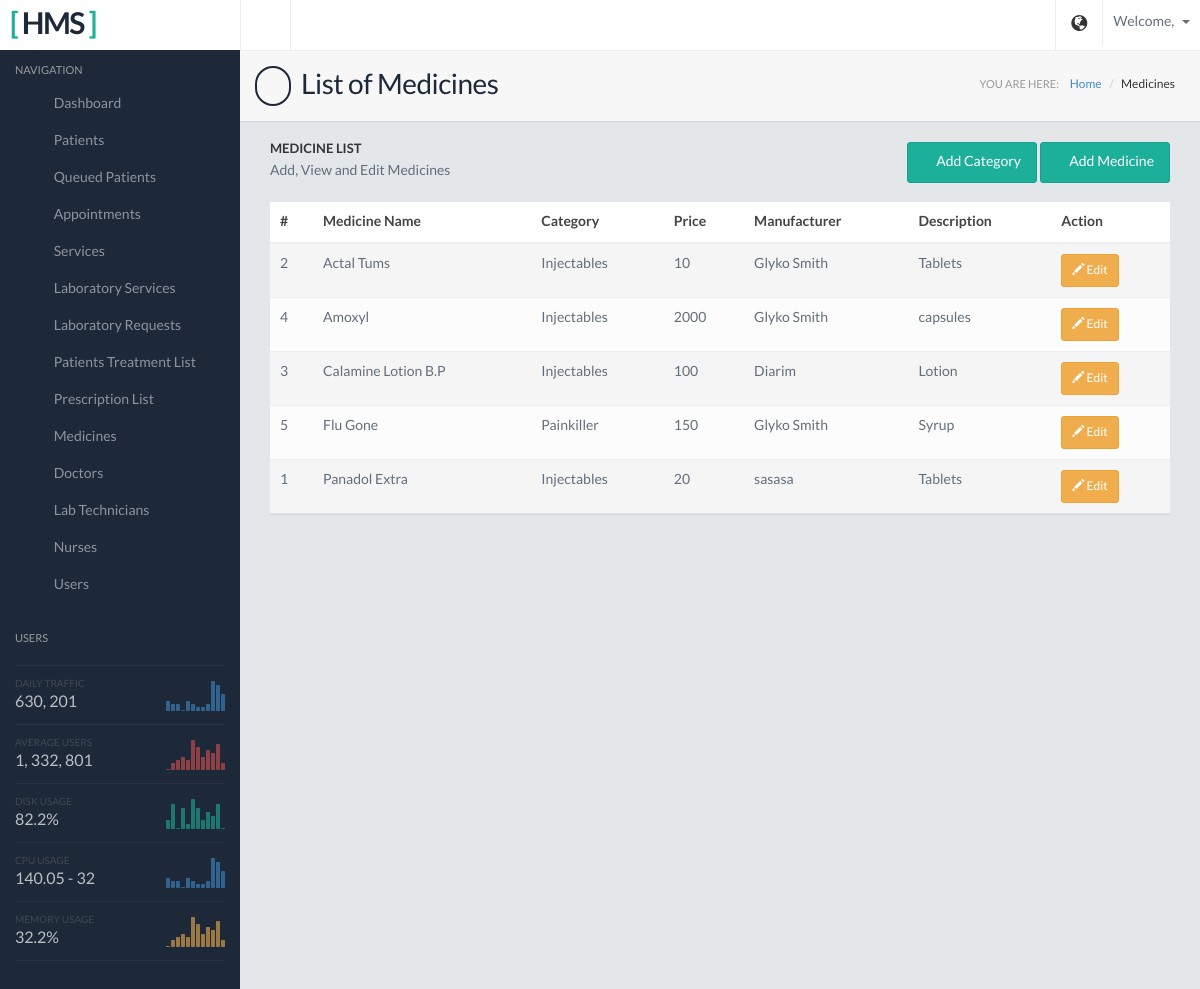
Screenshot of /index.php/medicines with the database file from the repository.
### tables this page shows
CREATE TABLE `tbl_medicines` (
  `medicine_id` bigint(255) NOT NULL,
  `name` varchar(1000) NOT NULL,
  `category` bigint(255) NOT NULL,
  `price` double NOT NULL,
  `description` varchar(255) DEFAULT NULL,
  `manufacturer` varchar(255) NOT NULL
);

CREATE TABLE `tbl_medicine_category` (
  `category_id` bigint(255) NOT NULL,
  `name` varchar(255) NOT NULL
);

### application/controllers/Medicines.php (called while the page is built, shortened)
<?php
class medicines extends CI_Controller
{
	function __construct()
	{
		$this->load->helper('url');
		$this->load->database();
		$this->load->model('Medicine_model');
		$this->load->helper('my_output_helper');
	}
	function index(){
		$data['categories'] = $this->Medicine_model->get_category_list();
		$data['medicines'] = $this->Medicine_model->get_list();
		$this->load->view('includes/header');
		$this->load->view('medicines/medicine_list', $data);
		$this->load->view('includes/footer');
	}
}
?>

### index.php (called while the page is built, shortened)
<?php
require_once BASEPATH.'core/CodeIgniter.php';

### application/models/Medicine_model.php (called while the page is built, shortened)
<?php
class Medicine_model extends CI_Model {
	function get_list(){
		$this->db->order_by('tbl_medicines.name','asc');
		$this->db->select('tbl_medicines.*, tbl_medicines.name as name , tbl_medicine_category.name as category');
        $this->db->join('tbl_medicine_category', 'tbl_medicine_category.category_id = tbl_medicines.category', 'left');
		return $this->db->get('tbl_medicines');
	}
	function get_category_list(){
		$this->db->order_by('name','asc');
		return $this->db->get('tbl_medicine_category');
	}
}
?>

### application/views/medicines/medicine_list.php (the view, shortened to what this page needs)
<div class="pageheader">
  <h2><i class="fa fa-users"></i> List of Medicines</h2>
  <div class="breadcrumb-wrapper">
    <span class="label">You are here:</span>
    <ol class="breadcrumb">
      <li><a href="<?php echo base_url(); ?>">Home</a></li>
      <li class="active">Medicines</li>
    </ol>
  </div>
</div>
<div class="contentpanel">
  <div class="row">
    <div class="col-md-12">
      <div class="col-md-6">
        <h5 class="subtitle mb5">Medicine List</h5>
        <p class="mb20">Add, View and Edit Medicines</p>
      </div>
      <div class="col-md-6 text-right">
        <button type="button" class="btn btn-success" id="addMedicineCategoryButton" data-toggle="modal" data-target="#addMedicineCategoryModal"><span class="fa fa-plus"></span> Add Category</button>
        <button type="button" class="btn btn-success" id="addMedicineButton" data-toggle="modal" data-target="#addMedicineModal"><span class="fa fa-plus"></span> Add Medicine</button>
      </div>
      <div class="col-md-12">
        <div class="table-responsive">
          <table class="table table-striped mb30">
            <thead>
              <tr>
                <th>#</th>
                <th>Medicine Name</th>
                <th>Category</th>
                <th>Price</th>
                <th>Manufacturer</th>
                <th>Description</th>
                <th>Action</th>
              </tr>
            </thead>
            <tbody>
                <?php foreach ($medicines->result() as $medicine){?>
              <tr>
                <td><?php echo $medicine->medicine_id; ?></td>
                <td><?php echo $medicine->name; ?></td>
                <td><?php echo $medicine->category; ?></td>
                <td><?php echo $medicine->price; ?></td>
                <td><?php echo $medicine->manufacturer; ?></td>
                <td><?php echo $medicine->description; ?></td>
                <td><span class="btn btn-warning btn-sm" data-toggle="modal" data-target="#editMedicineModal" onclick="edit('<?php echo $medicine->medicine_id; ?>')"><span class="glyphicon glyphicon-pencil"></span>&nbsp;Edit</span>
                </td>
              </tr>
                <?php } ?>
            </tbody>
          </table>
        </div>
      </div>
    </div>
  </div>
</div>

### assets/css/style.default.css (style rules this page uses)
body { background: #1d2939; font-family: 'LatoRegular', 'Lucida Grande', 'Lucida Sans Unicode', Helvetica, sans-serif !important; line-height: 21px; color: #636e7b; }
h1,h2,h3,h4,h5 { font-family: 'LatoRegular', 'Lucida Grande', 'Lucida Sans Unicode', Helvetica, sans-serif; }
.pageheader { padding: 15px; border-bottom: 1px solid #d3d7db; border-top: 1px solid #eee; background: #f7f7f7; position: relative; }
.pageheader h2 { font-size: 28px; color: #1D2939; letter-spacing: -0.5px; margin: 0; }
.pageheader .glyphicon, .pageheader .fa { font-size: 24px; margin-right: 5px; padding: 6px 7px; border: 2px solid #1D2939; -moz-border-radius: 50px; -webkit-border-radius: 50px; border-radius: 50px; }
.pageheader .breadcrumb-wrapper { position: absolute; top: 23px; right: 25px; }
.pageheader .breadcrumb-wrapper .label { color: #999; text-transform: uppercase; font-size: 11px; font-weight: normal; display: inline-block; }
.pageheader .breadcrumb { background: none; display: inline-block; padding: 0; }
.pageheader .breadcrumb li { font-size: 12px; }
.pageheader .breadcrumb li.active { color: #333; }
.contentpanel { padding: 20px; position: relative; }
.contentpanel::after { clear: both; display: block; content: ''; }
.subtitle { font-size: 13px; text-transform: uppercase; color: #333; font-family: 'LatoBold'; margin-bottom: 15px; margin-top: 0; }
p { margin-bottom: 10px; }
.mb5 { margin-bottom: 5px; }
.mb20 { margin-bottom: 20px; }
.mb30 { margin-bottom: 30px; }

### rows the page displays
tbl_medicines: medicine_id "2", name "Actal Tums", tbl_medicine_category.name "Injectables", price "10", manufacturer "Glyko Smith", description "Tablets"
tbl_medicines: medicine_id "4", name "Amoxyl", tbl_medicine_category.name "Injectables", price "2000", manufacturer "Glyko Smith", description "capsules"
tbl_medicines: medicine_id "3", name "Calamine Lotion B.P", tbl_medicine_category.name "Injectables", price "100", manufacturer "Diarim", description "Lotion"
tbl_medicines: medicine_id "5", name "Flu Gone", tbl_medicine_category.name "Painkiller", price "150", manufacturer "Glyko Smith", description "Syrup"
tbl_medicines: medicine_id "1", name "Panadol Extra", tbl_medicine_category.name "Injectables", price "20", manufacturer "sasasa", description "Tablets"
